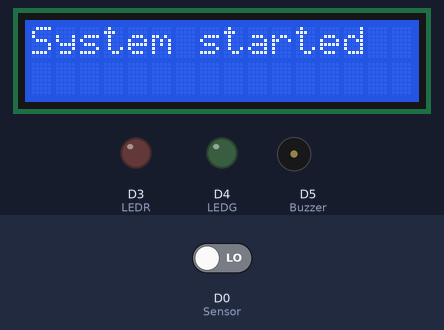
This sketch was run on a simulated ESP8266 (NodeMCU). Shown: 16×2 character LCD, output pins drawn as LEDs (lit = HIGH), buzzer (waves = sounding, pin HIGH). Inputs (shaded band) come from the test bench; at power-on: D0 (Sensor) LOW. WiFi joins after 1.5 s; servers stay silent unless stated; the local clock reads 2024-03-15 10:24:30 at power-on unless the sketch sets it; what the sketch prints to the serial monitor is not drawn.

Above: at 2.5 s.
At 4.6 s:
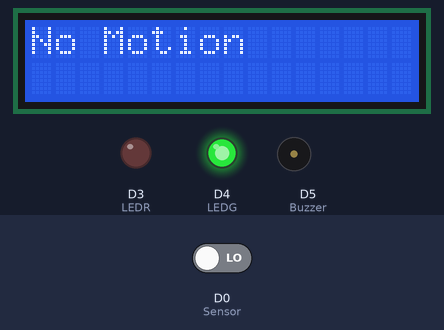
4.7 s: D0 (Sensor) driven HIGH
At 6.1 s:
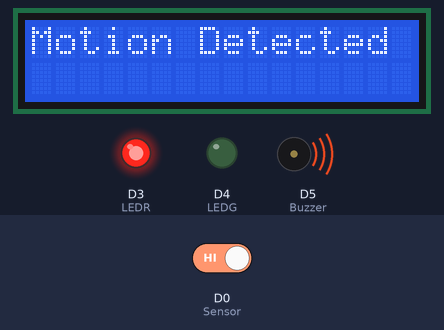
6.4 s: D0 (Sensor) driven LOW
At 7.3 s:
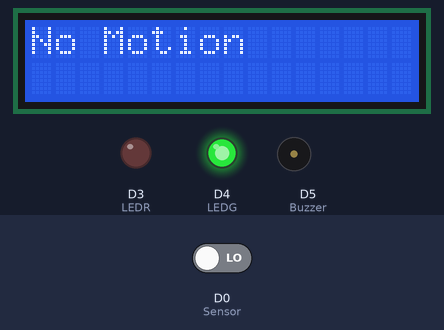
Timing chart, 0 to 9.4 s (numbered marks = the images above; inputs shaded):
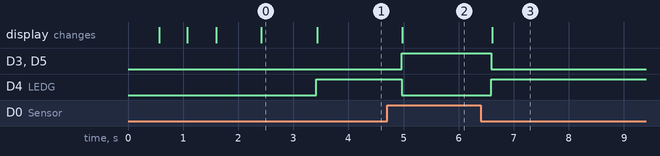

Measured:
- after the input at 4.7 s, D3 (LEDR), D5 (Buzzer): LOW → HIGH after 0.26 s; D4 (LEDG): HIGH → LOW after 0.26 s; the display: changes after 0.28 s (image 2)
- after the input at 6.4 s, D3 (LEDR), D5 (Buzzer): HIGH → LOW after 0.19 s; D4 (LEDG): LOW → HIGH after 0.19 s; the display: changes after 0.21 s (image 3)
- what the display in image 0 shows lasts 1.0 s, from 2.4 s to 3.4 s

The sketch:

PIR_security_teligram.ino
```cpp
#include <Wire.h>
#include <LiquidCrystal_I2C.h>
#include <ESP8266WiFi.h>
#include <WiFiClientSecure.h>
#include <UniversalTelegramBot.h>


LiquidCrystal_I2C lcd (0x27, 16, 2);
const char* ssid = "One_Sky";
const char* password = "amartyatushar11";


#define BOTtoken "5623049233:AAFX7zAZjHrsRYhAzcLiKLZ3dVWQiJHdnC8"
#define CHAT_ID "1191587070"

#define Sensor D0
#define LEDR D3
#define LEDG D4
#define Buzzer D5

X509List cert(TELEGRAM_CERTIFICATE_ROOT);
WiFiClientSecure client;
UniversalTelegramBot bot(BOTtoken, client);


void setup() {
  Serial.begin(115200);
  lcd.init();
  lcd.backlight();
  Wire.begin(D2, D1);
  configTime(0, 0, "pool.ntp.org");      // get UTC time via NTP
  client.setTrustAnchors(&cert); // Add root certificate for api.telegram.org

  pinMode(Sensor, INPUT);
  pinMode(LEDR, OUTPUT);
  pinMode(LEDG, OUTPUT);
  pinMode(Buzzer, OUTPUT);

  WiFi.mode(WIFI_STA);
  WiFi.begin(ssid, password);

  int a = 0;
  while (WiFi.status() != WL_CONNECTED) {
    Serial.print(".");
    lcd.setCursor(a, 0);
    lcd.print(".");
    delay(500);
    a++;
  }

  Serial.println("");
  lcd.clear();
  lcd.setCursor(0, 0);
  lcd.print("WiFi connected");
  Serial.println("WiFi connected");
  Serial.print("IP address: ");
  lcd.setCursor(0, 1);
  lcd.print(WiFi.localIP());
  Serial.println(WiFi.localIP());
  delay(500);


//   String ipAddress = WiFi.localIP().toString();
// bot.sendMessage(CHAT_ID, "System started", "");
// bot.sendMessage(CHAT_ID, "IP address: " + ipAddress);

// Get the current date and time
  time_t now = time(nullptr);
  struct tm* timeinfo = gmtime(&now);

  // Send a message to Telegram with system info
  String ipAddress = WiFi.localIP().toString();
  String message = "System started\n";
  message += "IP address: " + ipAddress + "\n";
  message += "Date: " + String(timeinfo->tm_year + 1900) + "/" + String(timeinfo->tm_mon + 1) + "/" + String(timeinfo->tm_mday) + "\n";
  message += "Time: " + String(timeinfo->tm_hour) + ":" + String(timeinfo->tm_min) + ":" + String(timeinfo->tm_sec) + "\n";
  // message += "Region: " + String(TIMEZONE) + "\n";
  bot.sendMessage(CHAT_ID, message);


  lcd.clear();
  lcd.setCursor(0, 0);
  lcd.print("System started");
  delay(1000);
  lcd.clear();
}
void loop() {
  bool value = digitalRead(Sensor);
  Serial.println(value);
  if (value == 1) {
    Serial.println("Motion Detected");
    digitalWrite(LEDR, HIGH);
    digitalWrite(Buzzer, HIGH);
    digitalWrite(LEDG, LOW);
    lcd.setCursor(0, 0);
    lcd.print("Motion Detected");
    bot.sendMessage(CHAT_ID, "Warning!! Sensor Triggered", "");
    // loop();
  } else if (value == 0) {
    digitalWrite(LEDR, LOW);
    digitalWrite(Buzzer, LOW);
    digitalWrite(LEDG, HIGH);
    lcd.setCursor(0, 0);
    lcd.print("No Motion      ");
  }
    delay(500);
}
```
